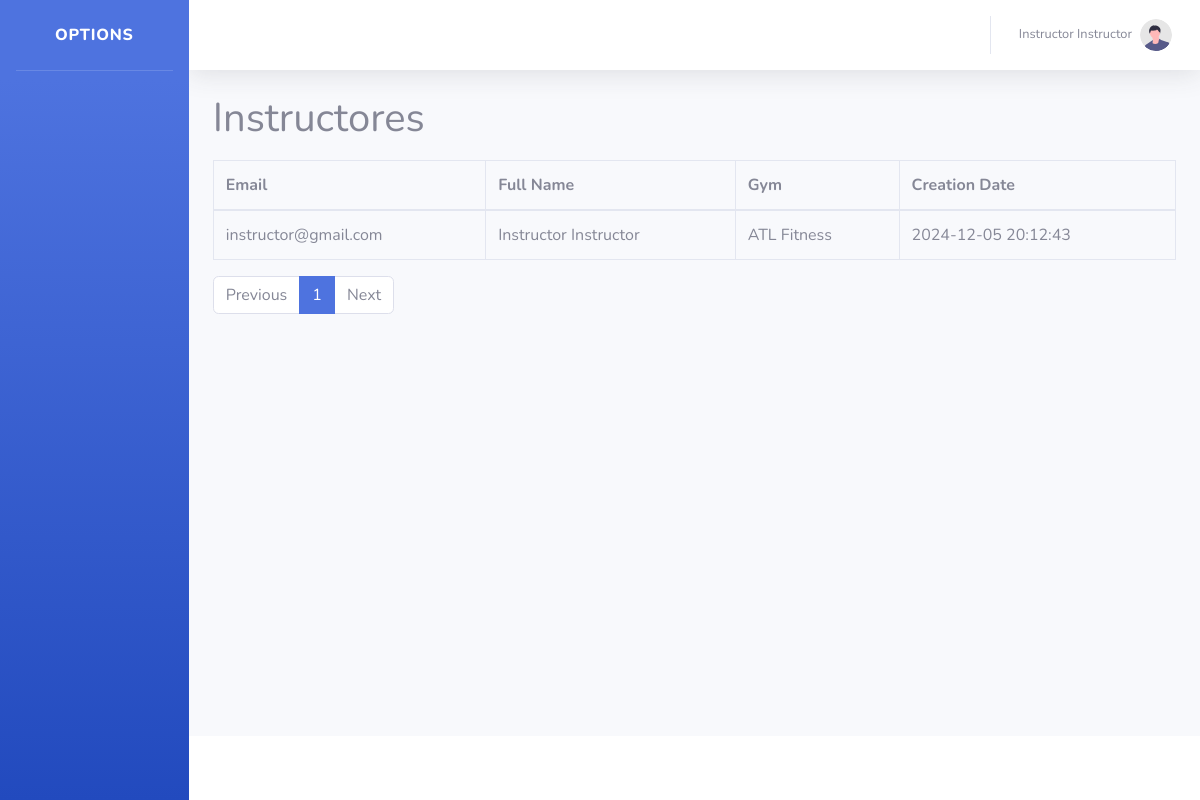
The page /app/instructores.php (signed in) on the database its author committed.
### tables this page shows
CREATE TABLE `gym_users` (
  `id_user` int(11) NOT NULL,
  `email` varchar(100) NOT NULL,
  `password` varchar(100) NOT NULL,
  `nombres` varchar(100) NOT NULL,
  `apellidos` varchar(100) NOT NULL,
  `creation_date` timestamp NOT NULL DEFAULT current_timestamp(),
  `id_gym` int(11) NOT NULL,
  `id_role` int(11) NOT NULL
);

CREATE TABLE `gym` (
  `id_gym` int(11) NOT NULL,
  `location` varchar(100) NOT NULL,
  `name` varchar(100) NOT NULL
);

### app/instructores.php (the view)
<?php include 'config.php';
$records_per_page = 10;
$page = isset($_GET['page']) ? (int)$_GET['page'] : 1;
$offset = ($page - 1) * $records_per_page;
$total_stmt = $pdo->prepare("
    SELECT COUNT(*) AS total
    FROM gym_users u
    INNER JOIN gym_roles r ON u.id_role = r.id_role
    WHERE r.role_name = 'Instructor'
");
$total_stmt->execute();
$total_records = $total_stmt->fetch()['total'];
$total_pages = ceil($total_records / $records_per_page);
$stmt = $pdo->prepare("
    SELECT
        u.id_user,
        u.email,
        u.creation_date,
        CONCAT(u.nombres, ' ', u.apellidos) AS nombre_completo,
        g.name AS gym_name
    FROM
        gym_users u
    INNER JOIN gym g ON u.id_gym = g.id_gym
    INNER JOIN gym_roles r ON u.id_role = r.id_role
    WHERE
        r.role_name = 'Instructor'
    LIMIT $records_per_page OFFSET $offset
");
$stmt->execute();
$instructors = $stmt->fetchAll(PDO::FETCH_ASSOC);
?>
<?php include 'header.php'; ?>
<div class="container-fluid">
    <div class="content-header" style="padding-bottom:10px">
        <h1>Instructores</h1>
    </div>
    <div class="content">
        <table class="table table-bordered">
            <thead>
                <tr>
                    <th>Email</th>
                    <th>Full Name</th>
                    <th>Gym</th>
                    <th>Creation Date</th>
                </tr>
            </thead>
            <tbody>
                <?php foreach ($instructors as $instructor): ?>
                    <tr>
                        <td><?php echo $instructor['email']; ?></td>
                        <td><?php echo $instructor['nombre_completo']; ?></td>
                        <td><?php echo $instructor['gym_name']; ?></td>
                        <td><?php echo $instructor['creation_date']; ?></td>
                    </tr>
                <?php endforeach; ?>
            </tbody>
        </table>
        <nav>
            <ul class="pagination">
                <li class="page-item <?php if ($page <= 1) echo 'disabled'; ?>">
                    <a class="page-link" href="?page=<?php echo $page - 1; ?>">Previous</a>
                </li>
                <?php for ($i = 1; $i <= $total_pages; $i++): ?>
                    <li class="page-item <?php if ($i == $page) echo 'active'; ?>">
                        <a class="page-link" href="?page=<?php echo $i; ?>"><?php echo $i; ?></a>
                    </li>
                <?php endfor; ?>
                <li class="page-item <?php if ($page >= $total_pages) echo 'disabled'; ?>">
                    <a class="page-link" href="?page=<?php echo $page + 1; ?>">Next</a>
                </li>
            </ul>
        </nav>
    </div>
</div>
<?php include 'footer.php'; ?>

### app/header.php (shortened to what this page needs)
<?php
$user_id = $_SESSION['user_id'];
$stmt = $pdo->prepare("SELECT nombres, apellidos FROM gym_users WHERE id_user = ?");
$stmt->execute([$user_id]);
$user = $stmt->fetch(PDO::FETCH_ASSOC);
?>
<!DOCTYPE html>
<html lang="en">
<head>
    <link href="vendor/fontawesome-free/css/all.min.css" rel="stylesheet" type="text/css">
    <link href="css/sb-admin-2.min.css" rel="stylesheet">
</head>
<body id="page-top">
    <div id="wrapper">
        <ul class="navbar-nav bg-gradient-primary sidebar sidebar-dark accordion" id="accordionSidebar">
        <a class="sidebar-brand d-flex align-items-center justify-content-center" href="index.php">
            <div class="sidebar-brand-text mx-3">Options</div>
        </a>
        <hr class="sidebar-divider">
        </ul>
        <div id="content-wrapper" class="d-flex flex-column">
            <div id="content">
                <nav class="navbar navbar-expand navbar-light bg-white topbar mb-4 static-top shadow">
                    <ul class="navbar-nav ml-auto">
                        <li class="nav-item dropdown no-arrow">
                            <a class="nav-link dropdown-toggle" href="#" id="userDropdown" role="button"
                                data-toggle="dropdown" aria-haspopup="true" aria-expanded="false">
                                <span class="mr-2 d-none d-lg-inline text-gray-600 small">
                                    <?php echo htmlspecialchars($user['nombres'] . ' ' . $user['apellidos']); ?>
                                </span>
                                <img class="img-profile rounded-circle"
                                    src="img/undraw_profile.svg">
                            </a>
                        </li>
                    </ul>
                </nav>

### rows shown on the page
gym_users: nombres+apellidos "Instructor Instructor", email "instructor@gmail.com", nombre_completo "Instructor Instructor", id_gym.name "ATL Fitness", creation_date "2024-12-05 20:12:43"
